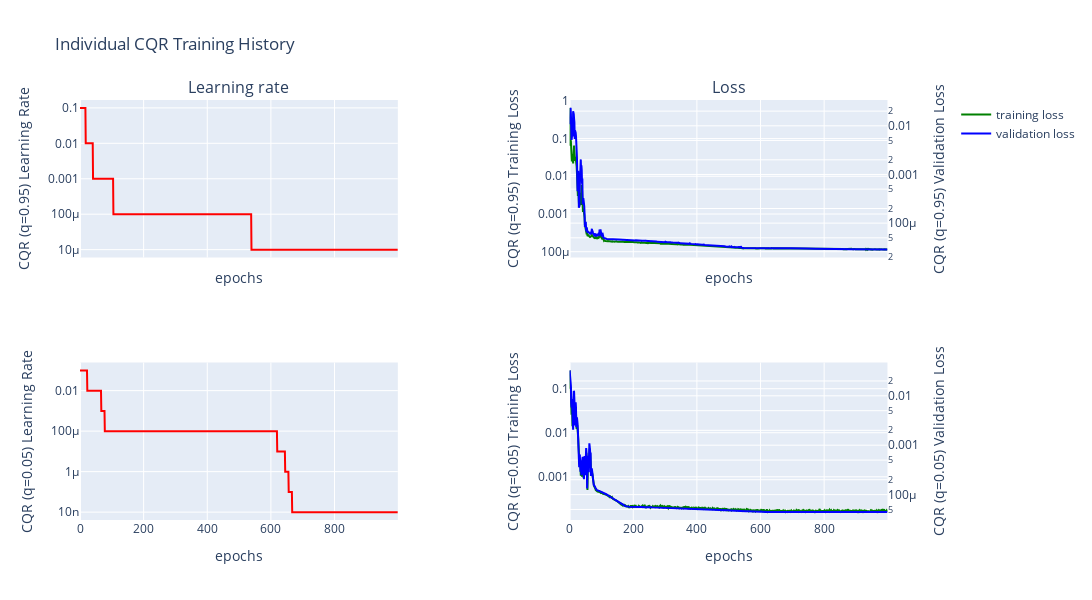

The code cell stored with this chart in its notebook:
### Markdown cell above
# quantile regression
Here qunatile regression is done to bound the errors with confidence values

### Code cell
dm.train_individual_qr(alpha=0.1, hidden_layers=[2],  epochs= 1000, batch_size=1000, device=default_device)
dm.cqr.plot_qr_training_history()

### Figure 1 — Plotly figure (JSON) as saved in the notebook; plotly's stock layout.template omitted (floating-point values rounded to 4 significant figures; data arrays with more than 128 entries replaced by an {"elided": "..."} marker saying what was removed)
{"data": [{"line": {"color": "red"}, "mode": "lines", "name": "learning rate", "showlegend": false, "type": "scatter", "x": {"elided": "1000 int values"}, "xaxis": "x", "y": {"elided": "1000 float values"}, "yaxis": "y"}, {"line": {"color": "green"}, "mode": "lines", "name": "training loss", "showlegend": true, "type": "scatter", "x": {"elided": "1000 int values"}, "xaxis": "x2", "y": {"elided": "1000 float values"}, "yaxis": "y2"}, {"line": {"color": "blue"}, "mode": "lines", "name": "validation loss", "showlegend": true, "type": "scatter", "x": {"elided": "1000 int values"}, "xaxis": "x2", "y": {"elided": "1000 float values"}, "yaxis": "y3"}, {"line": {"color": "red"}, "mode": "lines", "name": "learning rate", "showlegend": false, "type": "scatter", "x": {"elided": "1000 int values"}, "xaxis": "x3", "y": {"elided": "1000 float values"}, "yaxis": "y4"}, {"line": {"color": "green"}, "mode": "lines", "name": "training loss", "showlegend": false, "type": "scatter", "x": {"elided": "1000 int values"}, "xaxis": "x4", "y": {"elided": "1000 float values"}, "yaxis": "y5"}, {"line": {"color": "blue"}, "mode": "lines", "name": "validation loss", "showlegend": false, "type": "scatter", "x": {"elided": "1000 int values"}, "xaxis": "x4", "y": {"elided": "1000 float values"}, "yaxis": "y6"}], "layout": {"annotations": [{"font": {"size": 16}, "showarrow": false, "text": "Learning rate", "x": 0.185, "xanchor": "center", "xref": "paper", "y": 1, "yanchor": "bottom", "yref": "paper"}, {"font": {"size": 16}, "showarrow": false, "text": "Loss", "x": 0.755, "xanchor": "center", "xref": "paper", "y": 1, "yanchor": "bottom", "yref": "paper"}], "height": 600, "title": {"text": "Individual CQR Training History"}, "width": 1800, "xaxis": {"anchor": "y", "domain": [0, 0.37], "matches": "x3", "showticklabels": false, "title": {"text": "epochs"}}, "xaxis2": {"anchor": "y2", "domain": [0.57, 0.94], "matches": "x4", "showticklabels": false, "title": {"text": "epochs"}}, "xaxis3": {"anchor": "y4", "domain": [0, 0.37], "title": {"text": "epochs"}}, "xaxis4": {"anchor": "y5", "domain": [0.57, 0.94], "title": {"text": "epochs"}}, "yaxis": {"anchor": "x", "domain": [0.625, 1], "title": {"text": "CQR (q=0.95)\nLearning Rate"}, "type": "log"}, "yaxis2": {"anchor": "x2", "domain": [0.625, 1], "title": {"text": "CQR (q=0.95)\nTraining Loss"}, "type": "log"}, "yaxis3": {"anchor": "x2", "overlaying": "y2", "side": "right", "title": {"text": "CQR (q=0.95)\nValidation Loss"}, "type": "log"}, "yaxis4": {"anchor": "x3", "domain": [0, 0.375], "title": {"text": "CQR (q=0.05)\nLearning Rate"}, "type": "log"}, "yaxis5": {"anchor": "x4", "domain": [0, 0.375], "title": {"text": "CQR (q=0.05)\nTraining Loss"}, "type": "log"}, "yaxis6": {"anchor": "x4", "overlaying": "y5", "side": "right", "title": {"text": "CQR (q=0.05)\nValidation Loss"}, "type": "log"}}}
